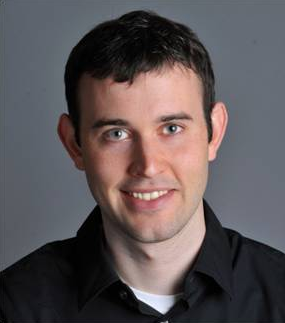
#> input picture practica1/human.png, 285 x 323 px
$ jupyter execute Practica1_Carlos_Oriol.ipynb   (shell and % lines are left out)   (older library calls are emulated)
#> lines starting #> are read from the running program, lines starting #| are printed output that depends on the picture
[cell 1]
# Practica 1 - Part 1 - Imatge hibrida en el domini del espai

# Importem les llibreries necessaries
import math
import numpy as np
import matplotlib.pyplot as plt
from scipy import misc
from PIL import Image

# Funcio que et troba la gaussiana, segons un nombre sigma
def gaussian(sigma):
    masksize=6*sigma+1
    Igaussian=[[masksize]*masksize for x in range(masksize)]
    x0=float(masksize)/2.0
    y0=float(masksize)/2.0
    for x in range (0, masksize):
        for y in range (0, masksize):
            # Apliquem la formula de la gaussiana pas per pas
            esquer=(((x-x0)**2)/(2*(sigma**2)))
            dret=(((y-y0)**2)/(2*(sigma**2)))
            suma=esquer+dret
            Igaussian[x][y]=math.exp(-suma)

    A=1/np.sum(Igaussian)
    print (A)
    for x in range (0, masksize):
        for y in range (0, masksize):
            Igaussian[x][y]=A*Igaussian[x][y]

    # Mostrem la gaussiana que anem a utilitzar
    #plt.subplot(1,6,1)
    #plt.imshow(Igaussian)
    return Igaussian

[cell 2]
# Importem les llibreries necessaries
from scipy import signal
from skimage.transform import resize

# funcio que fa una iamtge hibrida segons el filtre pasa baix d'una imatge i el filtre pasa alt de l'altre imatge
def obrirImatge():
    # Passem a float
    imatgeHuman=misc.imread("human.png")/255.
    imatgeCat=misc.imread("cat.png")/255.
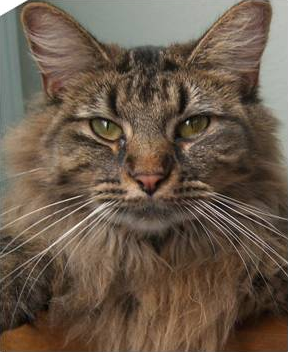
#> input picture practica1/cat.png, 288 x 352 px

    # Escalo les imatges perque siguin del mateix tamany, el problema es que no coincideixen
    imatgeGatRe=resize(imatgeCat,(323,285), order=1, preserve_range=True)

    # Executo la funcio que ens crea la gaussiana
    gauss=gaussian(9)

    # Creem les matrius per fer el filtre amb zeros
    fitrPasaBaixHuman = np.zeros((323,285,3))
    fitrPasaAltHuman = np.zeros((323,285,3))
    fitrPasaBaixGat = np.zeros((323,285,3))
    fitrPasaAltGat = np.zeros((323,285,3))

    # Convoluciono les imatges per treure el pasa Baix
    fitrPasaBaixHuman[:,:,0]=signal.convolve2d(imatgeHuman[:,:,0],gauss,mode='same')
    fitrPasaBaixHuman[:,:,1]=signal.convolve2d(imatgeHuman[:,:,1],gauss,mode='same')
    fitrPasaBaixHuman[:,:,2]=signal.convolve2d(imatgeHuman[:,:,2],gauss,mode='same')

    fitrPasaBaixGat[:,:,0]=signal.convolve2d(imatgeGatRe[:,:,0],gauss, mode='same')
    fitrPasaBaixGat[:,:,1]=signal.convolve2d(imatgeGatRe[:,:,1],gauss, mode='same')
    fitrPasaBaixGat[:,:,2]=signal.convolve2d(imatgeGatRe[:,:,2],gauss, mode='same')
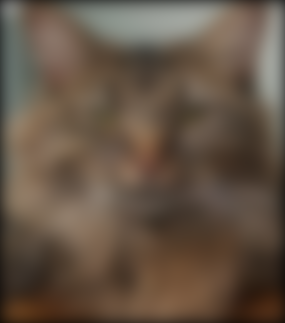
#> fitrPasaBaixGat: shape (323, 285, 3) float64; mean R, G, B 0.394, 0.332, 0.274

    # Mostrem les imatges
    #plt.figure()
    #plt.imshow(imatgeHuman)
    plt.figure()
    plt.imshow(fitrPasaBaixHuman)
    plt.title('LPhuma', size=16)
    #plt.figure()
    #plt.imshow(imatgeCat)
    plt.figure()
    plt.imshow(fitrPasaBaixGat)
    plt.title('LPgat', size=16)

    # Fem el passa Alt del gat, restant la imatge real menys el passa baix
    fitrPasaAltGat[:,:,0]=imatgeGatRe[:,:,0]-fitrPasaBaixGat[:,:,0]
    fitrPasaAltGat[:,:,1]=imatgeGatRe[:,:,1]-fitrPasaBaixGat[:,:,1]
    fitrPasaAltGat[:,:,2]=imatgeGatRe[:,:,2]-fitrPasaBaixGat[:,:,2]

    # restem el minim de cada canal y el dividim entre el maxim meny el minim pero normalitzar la imatge y que no surti saturada
    fitrPasaAltGat[:,:,0] = ((fitrPasaAltGat[:,:,0] - fitrPasaAltGat[:,:,0].min()) / (fitrPasaAltGat[:,:,0].max() - fitrPasaAltGat[:,:,0].min()))
    fitrPasaAltGat[:,:,1] = ((fitrPasaAltGat[:,:,1] - fitrPasaAltGat[:,:,1].min()) / (fitrPasaAltGat[:,:,1].max() - fitrPasaAltGat[:,:,1].min()))
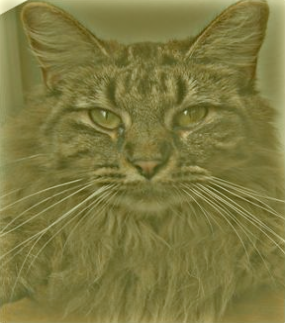
#> fitrPasaAltGat: shape (323, 285, 3) float64; mean R, G, B 0.336, 0.311, 0.0175; drawn with min black and max white
    fitrPasaAltGat[:,:,2] = ((fitrPasaAltGat[:,:,2] - fitrPasaAltGat[:,:,2].min()) / (fitrPasaAltGat[:,:,2].max() - fitrPasaAltGat[:,:,2].min()))

    #fitrPasaAltGat = fitrPasaAltGat
    plt.figure()
    plt.imshow(fitrPasaAltGat)
    plt.title('HPgat', size=16)
    plt.colorbar()

    # Mostrem les imatges, amb el tant per cent de cada una que volem
    imatgeFinal=fitrPasaBaixHuman*0.4+fitrPasaAltGat*0.6
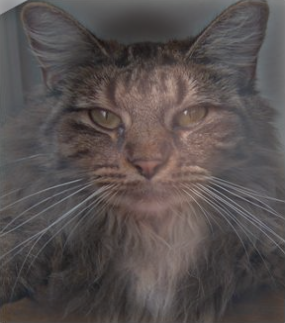
#> imatgeFinal: shape (323, 285, 3) float64; mean R, G, B 0.343, 0.315, 0.312
    plt.figure()
    plt.imshow(imatgeFinal)
    plt.title('Imatge final', size=16)

obrirImatge()

[cell 3]
# Practica 1 - Part 2 - Imatge hibrida en el domini de la fequencia

[cell 4]
# funcio que envies una imatge i et retorna l'imatge filtrada amb un filtre pasa baix
def filtreLP(imagen):
    # Executo la funcio que ens crea la gaussiana
    gauss=gaussian(9)

    # Creem les matrius per fer el filtre amb zeros
    fitr = np.zeros((427,640,3))

    # Convoluciono les imatges per treure el pasa Baix
    fitr[:,:,0]=signal.convolve2d(imagen[:,:,0],gauss,mode='same')
    fitr[:,:,1]=signal.convolve2d(imagen[:,:,1],gauss,mode='same')
    fitr[:,:,2]=signal.convolve2d(imagen[:,:,2],gauss,mode='same')

    #plt.figure()
    #plt.imshow(fitr)

    return fitr

imatgeLP = misc.imread("paisaje.jpg")/255.
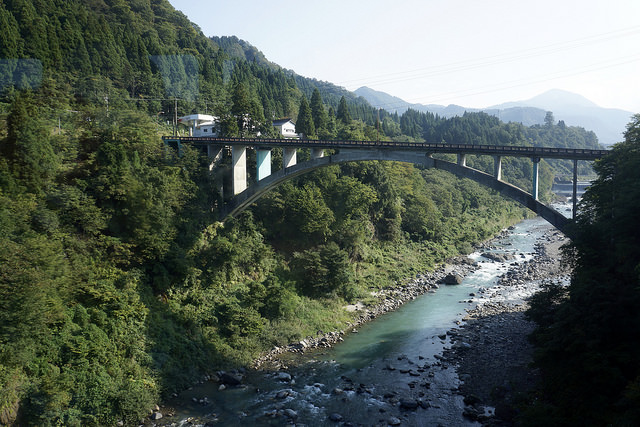
#> input picture practica1/paisaje.jpg, 640 x 427 px
imatgePaisatgeLP = filtreLP(imatgeLP)
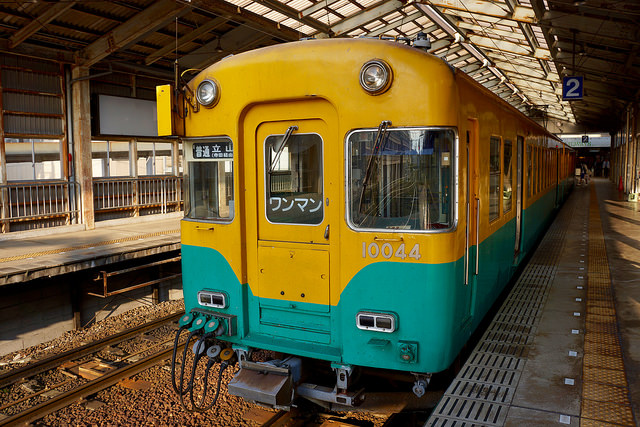
#> input picture practica1/tren.jpg, 640 x 427 px
plt.figure()
plt.imshow(imatgePaisatgeLP)

[cell 5]
# funcio que envies una imatge i et retorna l'imatge filtrada amb un filtre passa alt
def filtreHP(imagen):
    # Creem les matrius per fer el filtre amb zeros
    fitrHP = np.zeros((427,640,3))

    fitrLP = filtreLP(imagen)
#> in filtreLP (call 2), `fitr[:,:,2]=signal.convolve2d(imagen[:,:,2],gauss,mode='same')`:
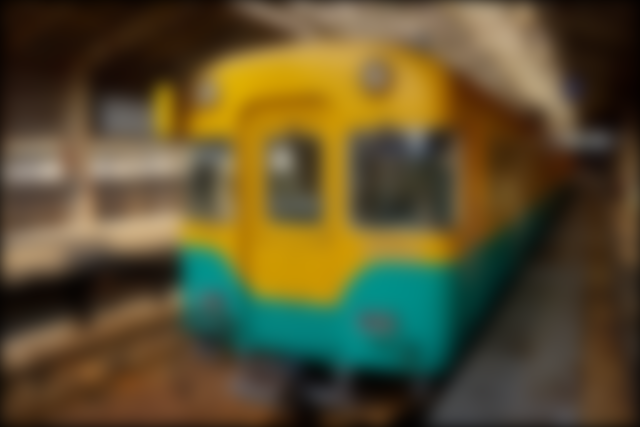
#> fitr: shape (427, 640, 3) float64; mean R, G, B 0.359, 0.316, 0.188

    # Fem el passa Alt del gat, restant la imatge real menys el passa baix
    fitrHP[:,:,0]=imagen[:,:,0]-fitrLP[:,:,0]
    fitrHP[:,:,1]=imagen[:,:,1]-fitrLP[:,:,1]
    fitrHP[:,:,2]=imagen[:,:,2]-fitrLP[:,:,2]

    # restem el minim de cada canal y el dividim entre el maxim meny el minim pero normalitzar la imatge y que no surti saturada
    # Formalitzem la imatge entre 0.0 i 1.0
    fitrHP[:,:,0] = ((fitrHP[:,:,0] - fitrHP[:,:,0].min()) / (fitrHP[:,:,0].max() - fitrHP[:,:,0].min()))
    fitrHP[:,:,1] = ((fitrHP[:,:,1] - fitrHP[:,:,1].min()) / (fitrHP[:,:,1].max() - fitrHP[:,:,1].min()))
    fitrHP[:,:,2] = ((fitrHP[:,:,2] - fitrHP[:,:,2].min()) / (fitrHP[:,:,2].max() - fitrHP[:,:,2].min()))
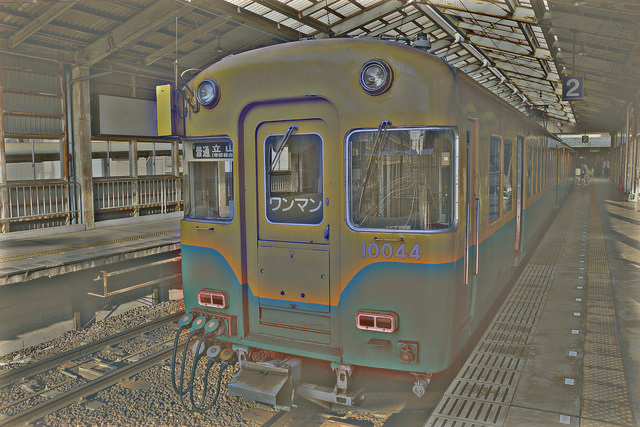
#> fitrHP: shape (427, 640, 3) float64; mean R, G, B 0.439, 0.422, 0.367

    #plt.figure()
    #plt.imshow(fitrHP)

    return fitrHP

imatgeHP = misc.imread("tren.jpg")/255.
imatgeTrenHP = filtreHP(imatgeHP)
plt.figure()
plt.imshow(imatgeTrenHP)
plt.colorbar()

[cell 6]
# Apliquem la transformada inversa de fourier
import numpy as np
from matplotlib import pyplot as plt

img = imatgeHP
f = np.fft.fft2(img)
fshift = np.fft.fftshift(f)
magnitude_spectrum = 20*np.log(np.abs(fshift))

magnitude_spectrum[:,:,0] = ((magnitude_spectrum[:,:,0] - magnitude_spectrum[:,:,0].min()) / (magnitude_spectrum[:,:,0].max() - magnitude_spectrum[:,:,0].min()))
magnitude_spectrum[:,:,1] = ((magnitude_spectrum[:,:,1] - magnitude_spectrum[:,:,1].min()) / (magnitude_spectrum[:,:,1].max() - magnitude_spectrum[:,:,1].min()))
magnitude_spectrum[:,:,2] = ((magnitude_spectrum[:,:,2] - magnitude_spectrum[:,:,2].min()) / (magnitude_spectrum[:,:,2].max() - magnitude_spectrum[:,:,2].min()))
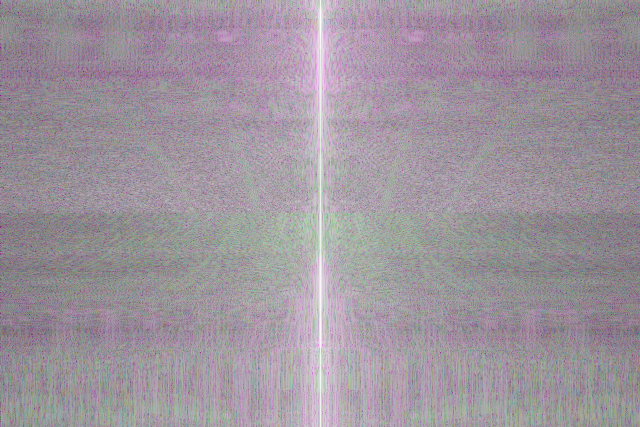
#> magnitude_spectrum: shape (427, 640, 3) float64; mean of channels 0, 1, 2 0.622, 0.584, 0.622; drawn as R, G, B

plt.figure
plt.imshow(img)
plt.title('Input Image'), plt.xticks([]), plt.yticks([])
plt.figure()
plt.imshow(magnitude_spectrum)
plt.title('Magnitude Spectrum'), plt.xticks([]), plt.yticks([])
plt.colorbar()
plt.show()
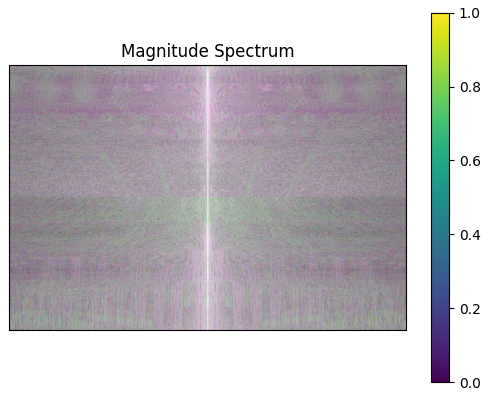
#> figure drawn by matplotlib, 2 panels
